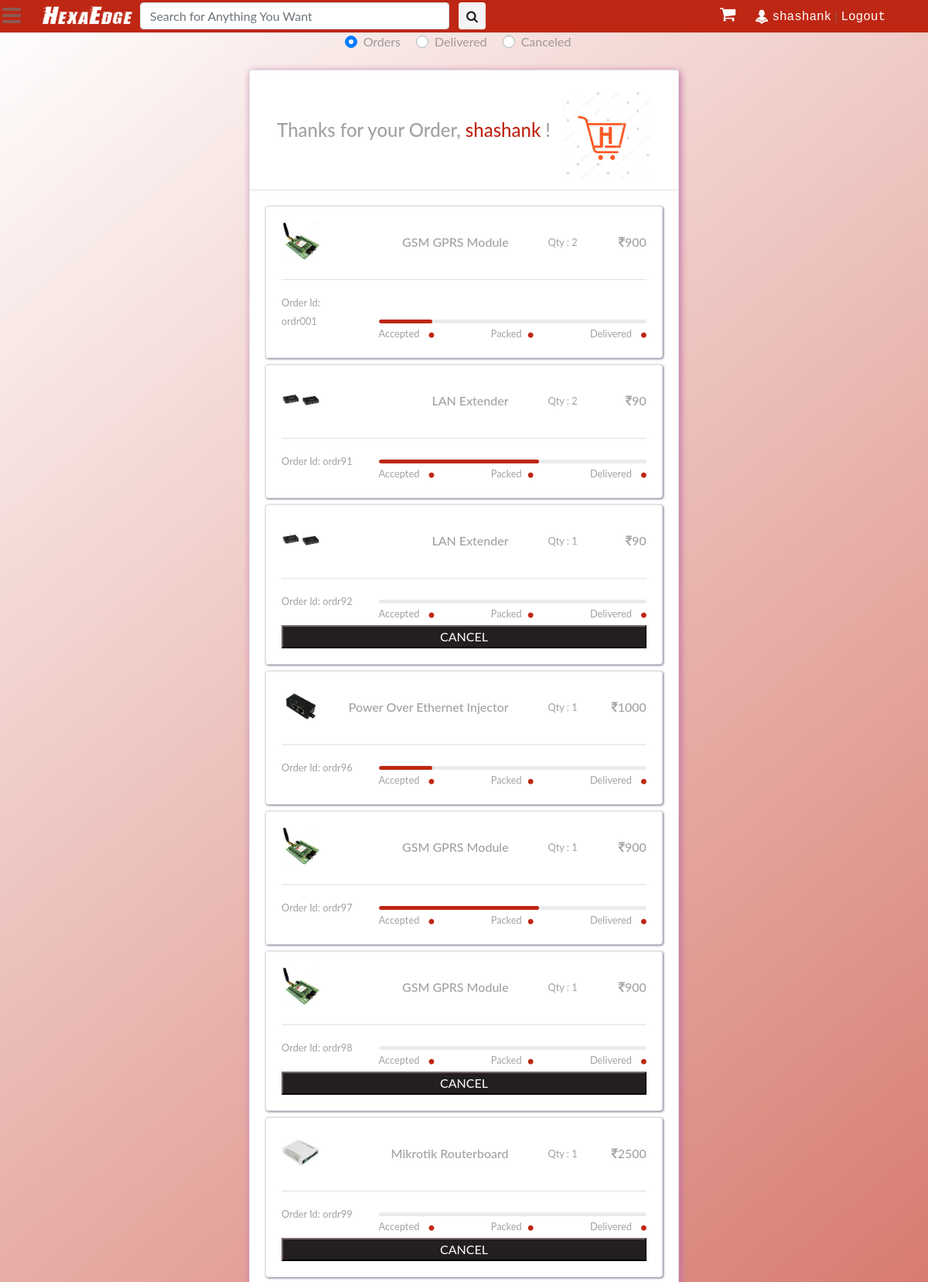
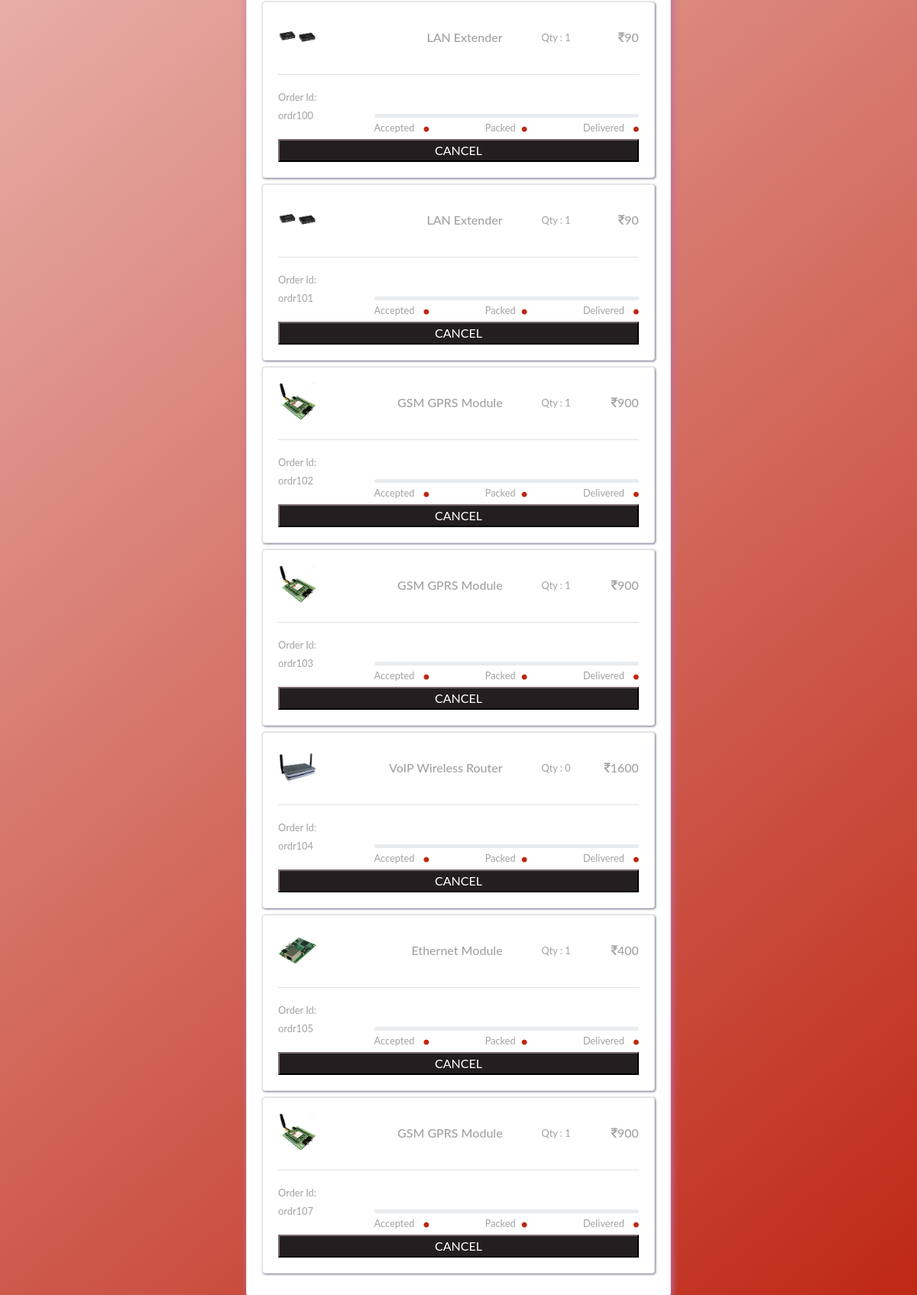
Page /myorders/ (signed in) on the committed database (2 pictures, top to bottom).
### main/models.py (models this page shows, shortened)
class UserDetail(models.Model):
	SEX_CHOICES = (("Male",'Male'),("Female",'Female'),("Other",'Other'))
	STATE_CHOICES = (
		("Andaman & Nicobar Islands",'Andaman & Nicobar Islands'),
		("Andhra Pradesh",'Andhra Pradesh'),
		("Arunachal Pradesh",'Arunachal Pradesh'),
		("Assam",'Assam'),
		("Bihar",'Bihar'),
		("Chandigarh",'Chandigarh'),
		("Chhattisgarh",'Chhattisgarh'),
		("Dadra & Nagar Haveli",'Dadra & Nagar Haveli'),
		("Daman and Diu",'Daman and Diu'),
		("Delhi",'Delhi'),
		("Goa",'Goa'),
		("Gujarat",'Gujarat'),
		("Haryana",'Haryana'),
		("Himachal Pradesh",'Himachal Pradesh'),
		("Jammu & Kashmir",'Jammu & Kashmir'),
		("Jharkhand",'Jharkhand'),
		("Karnataka",'Karnataka'),
		("Kerala",'Kerala'),
		("Lakshadweep",'Lakshadweep'),
		("Madhya Pradesh",'Madhya Pradesh'),
		("Maharashtra",'Maharashtra'),
		("Manipur",'Manipur'),
		("Meghalaya",'Meghalaya'),
		("Mizoram",'Mizoram'),
		("Nagaland",'Nagaland'),
		("Odisha",'Odisha'),
		("Puducherry",'Puducherry'),
		("Punjab",'Punjab'),
		("Rajasthan",'Rajasthan'),
		("Sikkim",'Sikkim'),
		("Tamil Nadu",'Tamil Nadu'),
		("Telangana",'Telangana'),
		("Tripura",'Tripura'),
		("Uttarakhand",'Uttarakhand'),
		("Uttar Pradesh",'Uttar Pradesh'),
		("West Bengal",'West Bengal'),
		)
	user = models.OneToOneField(User, on_delete=models.CASCADE,primary_key=True)
	dob = models.DateField(null = True)
	photo = models.ImageField(default='default.png',upload_to='user_photos')
	mobile = models.CharField(max_length=10,null=True)
	alternate_mobile = models.CharField(max_length=10,null=True,blank=True)
	address = models.TextField()
	pincode = models.CharField(max_length=6, null=True)
	landmark = models.CharField(max_length=500, null=True, blank=True)
	locality = models.CharField(max_length=100, null=True, blank=True)
	city = models.CharField(max_length=100, null=True, blank=True)
	state = models.CharField(max_length=50,choices=STATE_CHOICES, null=True)
	sex = models.CharField(max_length=6,choices=SEX_CHOICES, null=True)

### saler/models.py (models this page shows, shortened)
class Orders(models.Model):
	STATUS_CHOICES = (("Accepted",'Accepted'),("Packed",'Packed'),("On The Way",'On The Way'),("Delivered",'Delivered'),("Cancel",'Cancel'))
	order_id = models.CharField(max_length=50,default='')
	saler = models.CharField(max_length=100,default='wrappers@admin',)
	user = models.ForeignKey(User, default='', on_delete=models.CASCADE)
	products = models.CharField(max_length=50)
	size = models.CharField(max_length=50,default='',null=True)
	status = models.CharField(max_length=15,choices=STATUS_CHOICES,default='')

class Product(models.Model):
	GST_CHOICES = (("0",'0'),("3",'3'),("5",'5'),("12",'12'),("18",'18'),("28",'28'))
	product_id = models.BigAutoField(primary_key=True)
	product_id2 = models.CharField(max_length=100,default='')
	shop = models.ForeignKey(User, on_delete=models.CASCADE,default='')
	product_name = models.CharField(max_length=100)
	category = models.ForeignKey(category, default="", verbose_name="Category", on_delete=models.SET_DEFAULT, null=True)
	subcategory = models.CharField(max_length=50, default="")
	price = models.IntegerField(default=0)
	price_not = models.IntegerField(default=999)
	desc = models.TextField()
	gst = models.CharField(default='0',max_length=3,choices=GST_CHOICES)
	pub_date = models.DateField(auto_now=True)
	image1 = models.ImageField(upload_to='products/images', default="",null=True)
	image2 = models.ImageField(upload_to='products/images', default="",null=True,blank=True)
	image3 = models.ImageField(upload_to='products/images', default="",null=True,blank=True)
	image4 = models.ImageField(upload_to='products/images', default="",null=True,blank=True)
	image5 = models.ImageField(upload_to='products/images', default="",null=True,blank=True)

### main/views.py (the view)
# urls.py: path('myorders/', views.MyOrders, name="myorders"),
def MyOrders(request):
	if request.method == 'POST':
		order_id = request.POST.get('order_id')
		o = Orders.objects.filter(order_id=order_id)[0]
		o.status = 'Cancel'
		o.save()
	params = {
		'orders': [i for i in Orders.objects.all() if i.user == request.user and i.status != 'Delivered' and i.status != 'Cancel'],
		'delivered': [i for i in Orders.objects.all() if i.user == request.user and i.status == 'Delivered'],
		'cancel': [i for i in Orders.objects.all() if i.user == request.user and i.status == 'Cancel'],
	}
	return render(request,'main/myorders.html', params)

### main/templatetags/app_tags.py (called while the page is built)
@register.filter(name='split')
def split(str, key):
    return str.split(key)

@register.filter(name='remfl')
def remfl(str1, key):
	if str1 != '' and key != '':
		return str(str1)[int(key):-int(key)]

@register.filter(name='product')
def product(str1, key):
	if str1.split(key)[0] != '':
		ppp = Product.objects.filter(product_id=str1.split(key)[0]).first()
		return [ppp.product_name,ppp.image1.url,ppp.price]

### main/templates/main/myorders.html (shortened to what this page needs)
{% extends 'main/base.html' %}
{% load static %}
    {% load app_tags %}
{% block main_body %}
<div style="width: 100%; text-align: center;">
    <div class="custom-control custom-radio custom-control-inline" onclick="document.getElementById('orders').style.display = 'block';document.getElementById('delivered').style.display = 'none';document.getElementById('cancel').style.display = 'none';">
      <label class="custom-control-label" for="customRadioInline1">Orders</label>
    </div>
    <div class="custom-control custom-radio custom-control-inline" onclick="document.getElementById('orders').style.display = 'none';document.getElementById('delivered').style.display = 'block';document.getElementById('cancel').style.display = 'none';">
      <label class="custom-control-label" for="customRadioInline2">Delivered</label>
    </div>
    <div class="custom-control custom-radio custom-control-inline"onclick="document.getElementById('orders').style.display = 'none';document.getElementById('delivered').style.display = 'none';document.getElementById('cancel').style.display = 'block';">
      <label class="custom-control-label" for="customRadioInline3">Canceled</label>
    </div>
</div>
<div id="orders">
    <div class="container-fluid my-4 d-flex justify-content-center">
        <div class="card card-1">
            <div class="card-header bg-white">
                <div class="media flex-sm-row flex-column-reverse justify-content-between ">
                    <div class="col my-auto">
                        <h4 class="mb-0">Thanks for your Order, <span class="change-color">{{request.user.first_name}}</span> !</h4>
                    </div>
                    <div class="col-auto text-center my-auto pl-0 sm-4"> <img class="img-fluid my-auto align-items-center mb-0 pt-3" src="{% static 'main/images/logo.png' %}" width="115" height="115">
                    </div>
                </div>
            </div>
            <div class="card-body">
                {% for ord in orders %}
                <div class="row pb-2">
                    <div class="col">
                        <div class="card card-2">
                            <div class="card-body">
                                {% for item in ord.products|split:',' %}
                                <div class="media mb-2">
                                    {% if item|product:'|'|slice:'0:1'|remfl:'2'%}
                                    <div class="sq align-self-center "> <img class="img-fluid my-auto align-self-center mr-2 mr-md-4 pl-0 p-0 m-0" src="{{item|product:'|'|slice:'1:2'|remfl:'2'}}" width="50" /> </div>
                                    <div class="media-body my-auto text-right">
                                        <div class="row my-auto flex-column flex-md-row">
                                            <div class="col-sm-7 my-auto">
                                                <h6 class="mb-0"> {{item|product:'|'|slice:'0:1'|remfl:'2'}}</h6>
                                            </div>
                                            <div class="col my-auto"> <small>Qty : {{item|split:'|'|slice:'1:2'|remfl:'2'}}</small></div>
                                            <div class="col my-auto">
                                                <h6 class="mb-0"><i class="fa fa-inr" aria-hidden="true"></i>{{item|product:'|'|slice:'2:3'|remfl:'1'}}</h6>
                                            </div>
                                        </div>
                                    </div>
                                    {% endif %}
                                </div>
                                {% endfor %}
                                <hr class="my-3 ">
                                <div class="row">
                                    <div class="col-md-3 mb-3"> <small>Order Id: <span>{{ord.order_id}}</span></small> </div>
                                    <div class="col mt-auto">
                                        <div class="progress my-auto">
                                            {% if ord.status == 'Accepted' %}
                                            <div class="progress-bar progress-bar rounded" style="width: 20%" role="progressbar" aria-valuenow="25" aria-valuemin="0" aria-valuemax="100"></div>
                                            {% elif ord.status == 'Packed' %}
                                            <div class="progress-bar progress-bar rounded" style="width: 60%" role="progressbar" aria-valuenow="25" aria-valuemin="0" aria-valuemax="100"></div>
                                            {% elif ord.status == 'Delivered' %}
                                            <div class="progress-bar progress-bar rounded" style="width: 100%" role="progressbar" aria-valuenow="25" aria-valuemin="0" aria-valuemax="100"></div>
                                            {% endif %}
                                        </div>
                                        <div class="media row justify-content-between ">
                                            <div class="col-auto text-right"><span> <small class="text-right mr-sm-2">Accepted</small> <i class="fa fa-circle active"></i> </span></div>
                                            <div class="flex-col"> <span> <small class="text-right mr-sm-2">Packed</small><i class="fa fa-circle active"></i></span></div>
                                            <div class="col-auto flex-col-auto"><small class="text-right mr-sm-2">Delivered</small><span> <i class="fa fa-circle active"></i></span></div>
                                        </div>
                                    </div>
                                </div>
                                <div class="p-0 m-0 w-100">
                                    {% if not ord.status == 'Accepted' and not ord.status == 'Delivered' and not ord.status == 'Packed' %}
                                    <form method="POST">{% csrf_token %}
                                         <button style=" background-color: #231f20; color: #fff; border-color: #231f20;" class="mt-1 w-100">CANCEL</button>
                                    </form>
                                    {% endif %}
                                </div>
                            </div>
                        </div>
                    </div>
                </div>
               {% endfor %}
            </div>
        </div>
    </div>
</div>
{% endblock main_body %}

### main/templates/main/base.html (shortened to what this page needs)
<!DOCTYPE html>
<html>
<head>
	{% load static %}
	{% load app_tags %}
	<link href="{% static 'main/css/bootstrap.min.css' %}" rel="stylesheet" type="text/css" media="all" />
	<link href="{% static 'main/css/style.css' %}" rel="stylesheet" type="text/css" media="all" />
	<link href="{% static 'saler/font-awesome/css/font-awesome.min.css' %}" rel="stylesheet">
</head>
<body>
	<nav class="main_nav" id="main_nav">
		<div class="container">
			<div class="nav_links">
				<a href="{% url 'home' %}" class="logo">HexaEdge </i></a>
				<form class="form-inline my-2 my-lg-0 serch" action="/search">
					<input class="form-control mr-sm-2" type="search" placeholder="Search for Anything You Want"
						aria-label="Search" name="query">
					<button class="btn" type="submit" style="margin: 0;"><i class="fa fa-search"
							aria-hidden="true"></i></button>
				</form>
			</div>
			<div class="user_links pt-1">
				<a href="{% url 'main_cart' %}" style="font-size: 22px; color: #fff; margin-right: 20px;"><i
						class="fa fa-shopping-cart" aria-hidden="true"></i></a>
				{% if request.user.is_authenticated %}
				<a href="##" data-container="body" data-toggle="popover" data-placement="bottom" data-trigger="focus"
					data-html="true"
					data-content="<a href='{% url 'myorders' %}'>My Order</a><br><a href='{% url 'account_settings' %}'>Account Settings</a>"><img
						src="{{request.user.userdetail.photo.url}}"
						style="height: 20px; width: 20px; border-radius: 10px; margin-right: 3px;">{{request.user.first_name}}</a>&nbsp;|
				<a href="{% url 'logout' %}">Logout</a>
				{% else %}
				<a href="{% url 'login' %}">Login</a>&nbsp;|
				<a href="{% url 'signup' %}">Register</a>&nbsp;|
				<a href="{% url 'seller_signup' %}">Seller</a>
				{% endif %}
			</div>
		</div>
	</nav>
	<a class="menu_bar"><i class="fa fa-bars" aria-hidden="true"></i></a>
	<main class="" id="menu_close">
		{% block main_body %}
		{% endblock main_body %}
	</main>
</body>
</html>

### main/static/main/css/style.css (style rules this page uses)
body a { text-decoration:none; transition:0.5s all; -webkit-transition:0.5s all; -moz-transition:0.5s all; -o-transition:0.5s all; -ms-transition:0.5s all; }
.menu_bar { position: fixed; top: -2px; left: 3px; z-index: 99; color: #fff; font-size: 28px; }
main { transition: all 300ms linear; padding-top: 42px; }
.main_nav input { height: 35px; }
.main_nav button { background-color: #f4f4f4; height: 35px; padding: 0 9px 0 9px; }
.main_nav { height: 42px; width: 100%; position: fixed; background-color: #be2714; z-index: 99; }
.main_nav .serch { display: inline; float: right; padding: 3px 0 0 10px; }
.main_nav .serch input { width: 400px; }
.main_nav .nav_links { float: left; margin-left: 10px; }
.main_nav .nav_links .logo { font-size: 28px; font-family: stormextrabold; color: #fff; }
.main_nav .nav_links a { font-family: Courier New; color: #fff; }
.main_nav .user_links { float: right; margin-right: 10px }
.main_nav .user_links a { font-family: Courier New; color: #fff; }
.active { left: 0; }

### main/templates/main/myorders.html (style rules this page uses)
body { min-height: 100vh; background-size: cover; font-family: 'Lato', sans-serif; color: rgba(116, 116, 116, 0.667); background: linear-gradient(140deg, #fff, 50%, #be2714) }
.container-fluid { margin-top: 200px }
.card-1 { box-shadow: 2px 2px 10px 0px rgb(190, 108, 170) }
hr { background-color: rgba(248, 248, 248, 0.667) }
.change-color { color: #be2714 !important }
.card-2 { box-shadow: 1px 1px 3px 0px rgb(112, 115, 139) }
.fa-circle.active { font-size: 8px; color: #be2714 }
.fa-circle { font-size: 8px; color: #aaa }
.rounded { border-radius: 2.25rem !important }
.progress-bar { background-color: #be2714 !important }
.progress { height: 5px !important; margin-bottom: 0 }

### rows in the picture
Orders: price (picture), products "2", order_id "ordr001"
Product: products "GSM GPRS Module" "GSM GPRS Module" "GSM GPRS Module" "GSM GPRS Module" "GSM GPRS Module" "GSM GPRS Module", products "900" "900" "900" "900" "900" "900"
Orders: price (picture), products "2", order_id "ordr91"
Product: products "LAN Extender" "LAN Extender" "LAN Extender" "LAN Extender", products "90" "90" "90" "90"
Orders: price (picture), products "1", order_id "ordr92"
Orders: price (picture), products "1", order_id "ordr96"
Product: products "Power Over Ethernet Injector", products "1000"
Orders: price (picture), products "1", order_id "ordr97"
Orders: price (picture), products "1", order_id "ordr98"
Orders: price (picture), products "1", order_id "ordr99"
Product: products "Mikrotik Routerboard", products "2500"
Orders: price (picture), products "1", order_id "ordr100"
Orders: price (picture), products "1", order_id "ordr101"
Orders: price (picture), products "1", order_id "ordr102"
Orders: price (picture), products "1", order_id "ordr103"
Orders: price (picture), products "0", order_id "ordr104"
Product: products "VoIP Wireless Router", products "1600"
Orders: price (picture), products "1", order_id "ordr105"
Product: products "Ethernet Module", products "400"
Orders: price (picture), products "1", order_id "ordr107"

### other values in the picture
{{ request.user.first_name }} "shashank"
